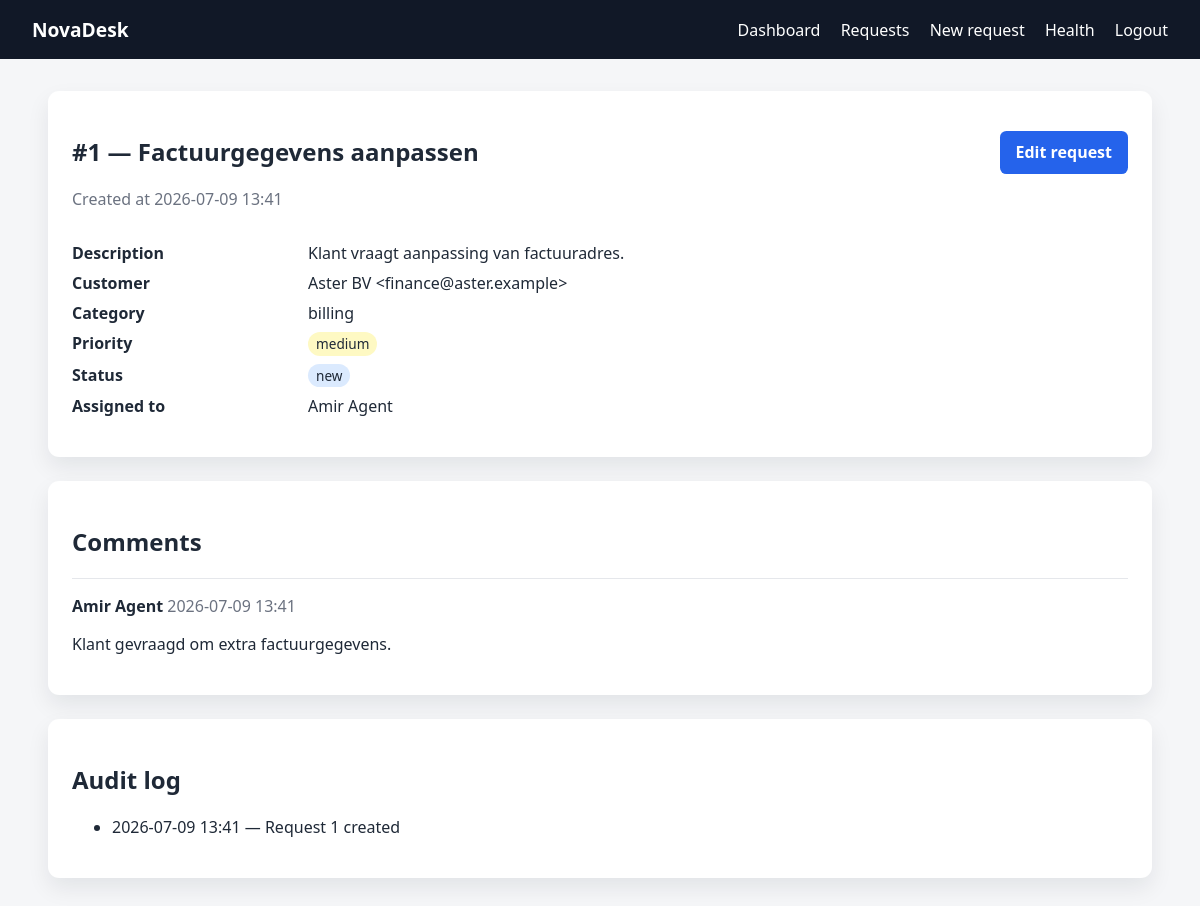
The app's page /requests/1 (signed in) with its own data.
### app/models.py (models this page shows, shortened)
class SupportRequest(db.Model):
    __tablename__ = "support_requests"
    id = db.Column(db.Integer, primary_key=True)
    title = db.Column(db.String(180), nullable=False)
    description = db.Column(db.Text, nullable=False)
    customer_name = db.Column(db.String(120), nullable=False)
    customer_email = db.Column(db.String(255), nullable=False)
    category = db.Column(db.String(50), nullable=False, default="general")
    priority = db.Column(db.String(30), nullable=False, default="medium")
    status = db.Column(db.String(30), nullable=False, default="new")
    assigned_to_id = db.Column(db.Integer, db.ForeignKey("users.id"), nullable=True)
    created_at = db.Column(db.DateTime(timezone=True), default=utcnow, nullable=False)
    updated_at = db.Column(db.DateTime(timezone=True), default=utcnow, onupdate=utcnow, nullable=False)
    assigned_user = db.relationship("User", back_populates="assigned_requests", foreign_keys=[assigned_to_id])
    comments = db.relationship("Comment", back_populates="support_request", cascade="all, delete-orphan")
    audit_logs = db.relationship("AuditLog", primaryjoin="and_(AuditLog.entity_id==SupportRequest.id, AuditLog.entity_type=='request')", foreign_keys="AuditLog.entity_id", viewonly=True)

class User(UserMixin, db.Model):
    __tablename__ = "users"
    id = db.Column(db.Integer, primary_key=True)
    name = db.Column(db.String(120), nullable=False)
    email = db.Column(db.String(255), unique=True, nullable=False, index=True)
    password_hash = db.Column(db.String(255), nullable=False)
    role = db.Column(db.String(30), nullable=False, default="viewer")
    active = db.Column(db.Boolean, default=True, nullable=False)
    created_at = db.Column(db.DateTime(timezone=True), default=utcnow, nullable=False)
    assigned_requests = db.relationship("SupportRequest", back_populates="assigned_user", foreign_keys="SupportRequest.assigned_to_id")
    comments = db.relationship("Comment", back_populates="user")
    @property
    def is_active(self):
        return bool(self.active)

class Comment(db.Model):
    __tablename__ = "comments"
    id = db.Column(db.Integer, primary_key=True)
    request_id = db.Column(db.Integer, db.ForeignKey("support_requests.id"), nullable=False)
    user_id = db.Column(db.Integer, db.ForeignKey("users.id"), nullable=False)
    body = db.Column(db.Text, nullable=False)
    created_at = db.Column(db.DateTime(timezone=True), default=utcnow, nullable=False)
    support_request = db.relationship("SupportRequest", back_populates="comments")
    user = db.relationship("User", back_populates="comments")

class AuditLog(db.Model):
    __tablename__ = "audit_logs"
    id = db.Column(db.Integer, primary_key=True)
    user_id = db.Column(db.Integer, db.ForeignKey("users.id"), nullable=True)
    action = db.Column(db.String(80), nullable=False)
    entity_type = db.Column(db.String(80), nullable=False)
    entity_id = db.Column(db.Integer, nullable=True)
    message = db.Column(db.Text, nullable=False)
    created_at = db.Column(db.DateTime(timezone=True), default=utcnow, nullable=False)
    user = db.relationship("User")

### app/routes.py (the view)
@main_bp.route("/requests/<int:request_id>")
@login_required
def request_detail(request_id):
    support_request = SupportRequest.query.get_or_404(request_id)
    current_app.logger.info("Request %s opened by %s", request_id, current_user.email)
    if request_id % 5 == 0:
        sleep(10)
    return render_template("request_detail.html", support_request=support_request)

### app/models.py (called while the page is built)
@login_manager.user_loader
def load_user(user_id):
    return db.session.get(User, int(user_id))

### app/monitoring.py (called while the page is built)
@monitoring_bp.before_app_request
def count_request():
    REQUEST_COUNTER.labels(method=request.method, path=request.path).inc()

### app/templates/request_detail.html
{% extends "base.html" %}
{% block content %}
<article class="card">
    <div class="page-title-row">
        <div>
            <h1>#{{ support_request.id }} — {{ support_request.title }}</h1>
            <p class="muted">Created at {{ support_request.created_at.strftime('%Y-%m-%d %H:%M') }}</p>
        </div>
        <a class="button" href="{{ url_for('main.request_edit', request_id=support_request.id) }}">Edit request</a>
    </div>
    <dl class="details-grid">
        <dt>Description</dt><dd>{{ support_request.description }}</dd>
        <dt>Customer</dt><dd>{{ support_request.customer_name }} &lt;{{ support_request.customer_email }}&gt;</dd>
        <dt>Category</dt><dd>{{ support_request.category }}</dd>
        <dt>Priority</dt><dd><span class="badge priority-{{ support_request.priority }}">{{ support_request.priority }}</span></dd>
        <dt>Status</dt><dd><span class="badge status-{{ support_request.status }}">{{ support_request.status }}</span></dd>
        <dt>Assigned to</dt><dd>{{ support_request.assigned_user.name }}</dd>
    </dl>
</article>
<section class="card">
    <h2>Comments</h2>
    {% for comment in support_request.comments %}
        <article class="comment">
            <strong>{{ comment.user.name }}</strong>
            <span class="muted">{{ comment.created_at.strftime('%Y-%m-%d %H:%M') }}</span>
            <p>{{ comment.body }}</p>
        </article>
    {% else %}
        <p class="muted">No comments yet.</p>
    {% endfor %}
</section>
<section class="card">
    <h2>Audit log</h2>
    <ul>
        {% for entry in support_request.audit_logs %}
            <li>{{ entry.created_at.strftime('%Y-%m-%d %H:%M') }} — {{ entry.message }}</li>
        {% else %}
            <li class="muted">No audit entries found.</li>
        {% endfor %}
    </ul>
</section>
{% endblock %}

### app/static/styles.css (style rules this page uses)
* { box-sizing: border-box; }
body { margin: 0; font-family: system-ui, -apple-system, BlinkMacSystemFont, "Segoe UI", sans-serif; background: #f5f6f8; color: #1f2937; }
a { color: #1d4ed8; text-decoration: none; }
.card { background: white; padding: 1.5rem; border-radius: 0.7rem; box-shadow: 0 10px 22px rgba(15, 23, 42, 0.08); margin-bottom: 1.5rem; }
.muted { color: #6b7280; }
button, .button { display: inline-block; border: 0; background: #2563eb; color: white; padding: 0.65rem 1rem; border-radius: 0.4rem; margin-top: 1rem; cursor: pointer; font-weight: 600; }
.page-title-row { display: flex; justify-content: space-between; align-items: start; gap: 1rem; }
.badge { display: inline-block; padding: 0.15rem 0.5rem; border-radius: 999px; background: #e5e7eb; font-size: 0.85rem; }
.priority-medium { background: #fef9c3; }
.status-new { background: #dbeafe; }
.details-grid { display: grid; grid-template-columns: 180px 1fr; gap: 0.5rem 1rem; }
.details-grid dt { font-weight: 700; }
.comment { border-top: 1px solid #e5e7eb; padding-top: 1rem; }

### records on screen
SupportRequest: id "1", title "Factuurgegevens aanpassen", created_at "2026-07-09 13:41", description "Klant vraagt aanpassing van factuuradres.", customer_name "Aster BV", customer_email "finance@aster.example", category "billing", priority "medium", status "new"
User: assigned_user.name "Amir Agent"
Comment: user.name "Amir Agent", created_at "2026-07-09 13:41", body "Klant gevraagd om extra factuurgegevens."
AuditLog: created_at "2026-07-09 13:41", message "Request 1 created"
